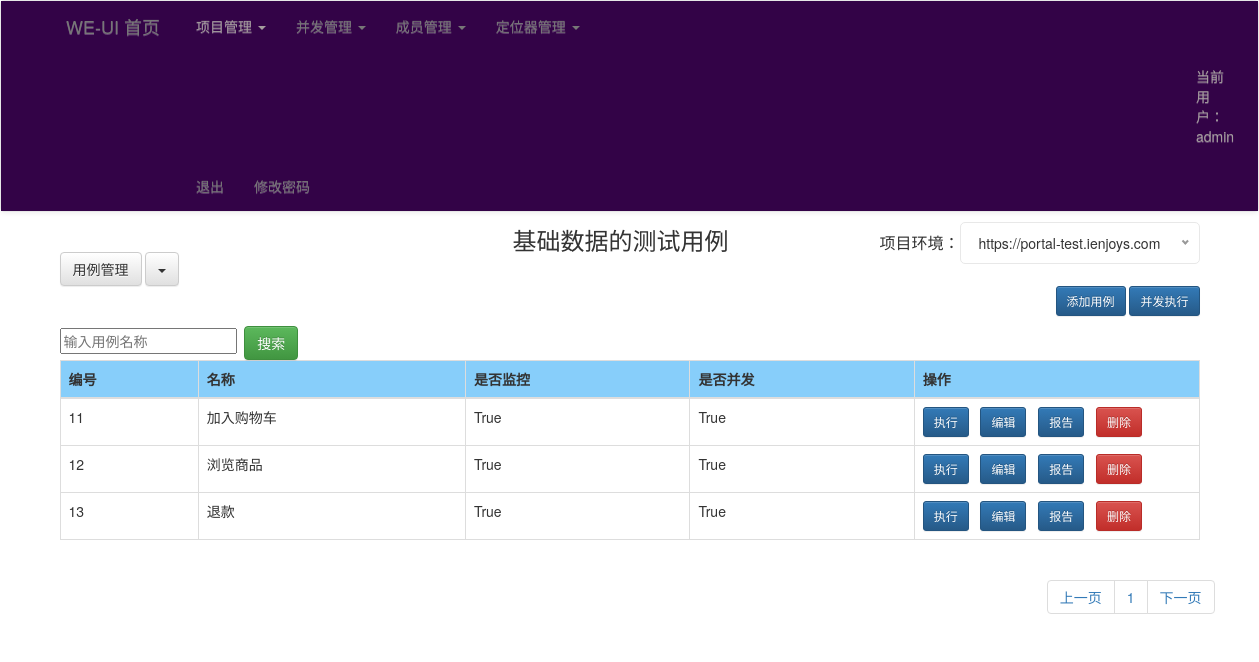
Screenshot of /testcases/10/ (signed in) with the database file from the repository.
### uiApp/models.py (models this page shows, shortened)
class DB_end(models.Model):
    name = models.CharField(max_length=20, null=True, blank=True)
    host = models.CharField(max_length=200, null=True, blank=True)
    check_time = models.IntegerField(default=60)
    phone = models.CharField(max_length=200, null=True, blank=True)
    email = models.CharField(max_length=200, null=True, blank=True)
    dingtalk = models.CharField(max_length=200, null=True, blank=True)
    user = models.CharField(max_length=20, null=True, blank=True)
    max_threads = models.IntegerField(default=5)
    monitor_host = models.CharField(max_length=200, null=True, blank=True)

class DB_cases(models.Model):
    name = models.CharField(max_length=20, null=True, blank=True)
    case_type = models.IntegerField(default=0, null=True, blank=True)
    is_monitor = models.BooleanField(default=True, null=True, blank=True)
    script = models.CharField(max_length=200, null=True, blank=True)
    is_threads = models.BooleanField(default=True, null=True, blank=True)
    pro_id = models.CharField(max_length=20, null=False, blank=False)
    retry_count = models.IntegerField(default=2)

### uiApp/views.py (the view)
# urls.py: re_path('testcases/(?P<pro_id>.+)/', testcases),
@login_required
def testcases(request, pro_id):
    case_name = request.GET.get('case_name', '')  # 获取搜索的用例名称
    cases = list(DB_cases.objects.filter(pro_id=pro_id, name__contains=case_name))
    p = Paginator(cases, 5)
    current_page = request.GET.get('current_page')
    try:
        page_cases = p.page(current_page)  # 获取当前页的测试用例
    except PageNotAnInteger:
        page_cases = p.page(1)  # 页数非整数时直接返回第一页
    except EmptyPage:
        page_cases = p.page(1)  # 页数为空时返回第一页
    project = list(DB_end.objects.filter(id=pro_id))[0]
    hosts = project.host.split(",")
    param = {"cases": page_cases, "project": project, "hosts": hosts, 'key_word': case_name}
    return render(request, 'case.html', param)

### uiApp/templates/case.html (shortened to what this page needs)
<!DOCTYPE html>
<html lang="en">
<head>
    <link rel="stylesheet" type="text/css" href="/static/bootstrap-3.4.1-dist/css/bootstrap.css">
    <link rel="stylesheet" type="text/css" href="/static/bootstrap-3.4.1-dist/css/bootstrap-theme.css">
    <link rel="stylesheet" href="/static/jquery-nice-select-master/css/nice-select.css">
</head>
<body>
    {% include 'new_menu.html' %}
    <div class="container">
        <div class="row clearfix">
            <div class="col-md-12 column" style="position: relative">
                <h3 class="text-center" style="display: inline-block;position: absolute;left: 40%;top: -25px">
                    {{ project.name }}的测试用例
                </h3>
                <div align="right" style="font-size: medium; display: inline-block; position: absolute; right: 15px">
                    项目环境：
                </div>
                <div class="dropdown" style="margin: 20px 0 10px">
                   <button class="btn btn-default">用例管理</button> <button data-toggle="dropdown" class="btn btn-default dropdown-toggle"><span class="caret"></span></button>
                  <div align="right">
                    <button class="btn btn-primary btn-sm" onclick='javascript:document.getElementById("add_case_form").style.display="block"'>添加用例</button>
                    <button class="btn btn-primary btn-sm" onclick='concurrent_run({{ project.id }})'>并发执行</button>
                  </div>
                </div>
                <form action="/testcases/{{ project.id }}">
                    <input type="text" placeholder="输入用例名称" name="case_name" value="{{ key_word }}">&nbsp
                    <input type="submit" class="btn btn-success" value="搜索">
                </form>
                <table class="table table-bordered">
                    <thead style="background-color: lightskyblue">
                        <tr>
                            <th>
                                编号
                            </th>
                            <th>
                                名称
                            </th>
                            <th>
                                是否监控
                            </th>
                            <th>
                                是否并发
                            </th>
                            <th>
                                操作
                            </th>
                        </tr>
                    </thead>
                    <tbody>
                        {% for case in cases %}
                            <tr class="error">
                                <td>
                                    {{ case.id }}
                                </td>
                                <td>
                                    {{ case.name }}
                                </td>
                                <td>
                                    {{ case.is_monitor }}
                                </td>
                                <td>
                                    {{ case.is_threads }}
                                </td>
                                <td width="25%">
                                    <button onclick="run_case({{ case.id }})" id="run_btn_{{ case.id }}" class="btn btn-sm btn-primary">执行</button> &nbsp
                                    <button onclick="edit_case({{ case.id }})" class="btn btn-sm btn-primary">编辑</button> &nbsp
                                    <button class="btn btn-sm btn-primary" onclick="javascript:document.location.href='/look_report/{{ case.id }}/'">报告</button> &nbsp
                                    <button onclick="del_case({{ case.id}},{{ project.id }})" type="button" class="btn btn-sm btn-danger">删除</button>
                                </td>
                            </tr>
                        {% endfor %}
                    </tbody>
                </table>
            </div>
            <ul style="float: right" class="pagination">
                    <li>
                        {% if cases.has_previous %}
                            <a href="/testcases/{{ project.id }}?current_page={{ cases.previous_page_number }}">上一页</a>
                        {% else %}
                            <a disabled="true" href="#">上一页</a>
                        {% endif %}
                    </li>
                {% for page in cases.paginator.page_range %}
                    <li>
                     <a href="/testcases/{{ project.id }}?current_page={{ page }}">{{ page }}</a>
                    </li>
                {% endfor %}
                <li>
                    {% if cases.has_next %}
                        <a href="/testcases/{{ project.id }}?current_page={{ cases.next_page_number }}">下一页</a>
                    {% else %}
                        <a style="" disabled="true" href="#">下一页</a>
                    {% endif %}
                </li>
            </ul>
        </div>
    </div>
</body>
</html>

### uiApp/templates/new_menu.html (shortened to what this page needs)
<!DOCTYPE html>
<html lang="en">
<head>
</head>
<body>
    <nav class="navbar navbar-default" role="navigation">
        <div class="container-fluid" style="background-color: #330347">
        <div class="navbar-header" style="margin-left: 50px">
            <a class="navbar-brand" href="/home/">WE-UI 首页</a>
        </div>
        <div class="collapse navbar-collapse" id="example-navbar-collapse" style="margin-left: 150px;">
            <ul class="nav navbar-nav">
                <li class="dropdown">
                    <a style="color: #a59e9e" href="#" class="dropdown-togfsgle" data-toggle="dropdown">
                        项目管理 <b class="caret"></b>
                    </a>
                </li>
                <li class="dropdown">
                    <a href="#" class="dropdown-toggle" data-toggle="dropdown">
                        并发管理 <b class="caret"></b>
                    </a>
                </li>
                <li class="dropdown">
                    <a href="#" class="dropdown-toggle" data-toggle="dropdown">
                        成员管理 <b class="caret"></b>
                    </a>
                <li class="dropdown">
                <li class="dropdown">
                    <a href="#" class="dropdown-toggle" data-toggle="dropdown">
                        定位器管理 <b class="caret"></b>
                    </a>
                <li class="dropdown">
                <li >
                    <a style="margin-left: 1000px;color: #a59e9e" disabled="True" href="#" >
                        当前用户：{{ user }}
                    </a>
                </li>
                <li>
                    <a href="/logout/" >
                       退出
                    </a>
                </li>
                <li>
                    <a href="//" >
                       修改密码
                    </a>
                </li>
            </ul>
        </div>
        </div>
    </nav>
</body>
</html>

### rows the page displays
DB_end: name "基础数据"
DB_cases: id "11", name "加入购物车", is_monitor "True", is_threads "True"
DB_cases: id "12", name "浏览商品", is_monitor "True", is_threads "True"
DB_cases: id "13", name "退款", is_monitor "True", is_threads "True"

### other values shown
{{ user }} "admin"
{{ page }} "1"
